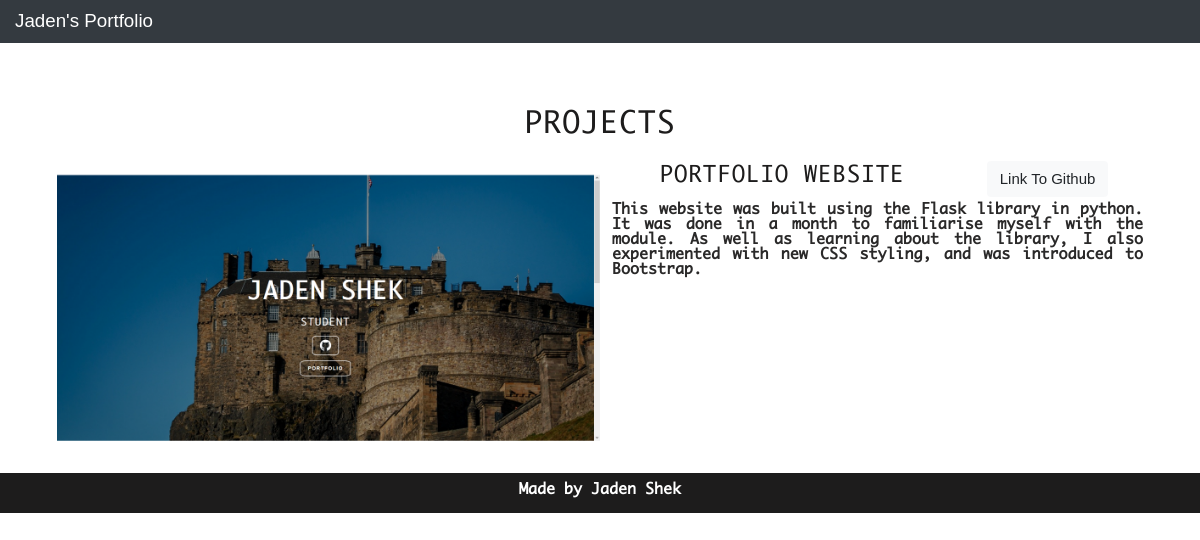
Page /projects on the earlier database version.
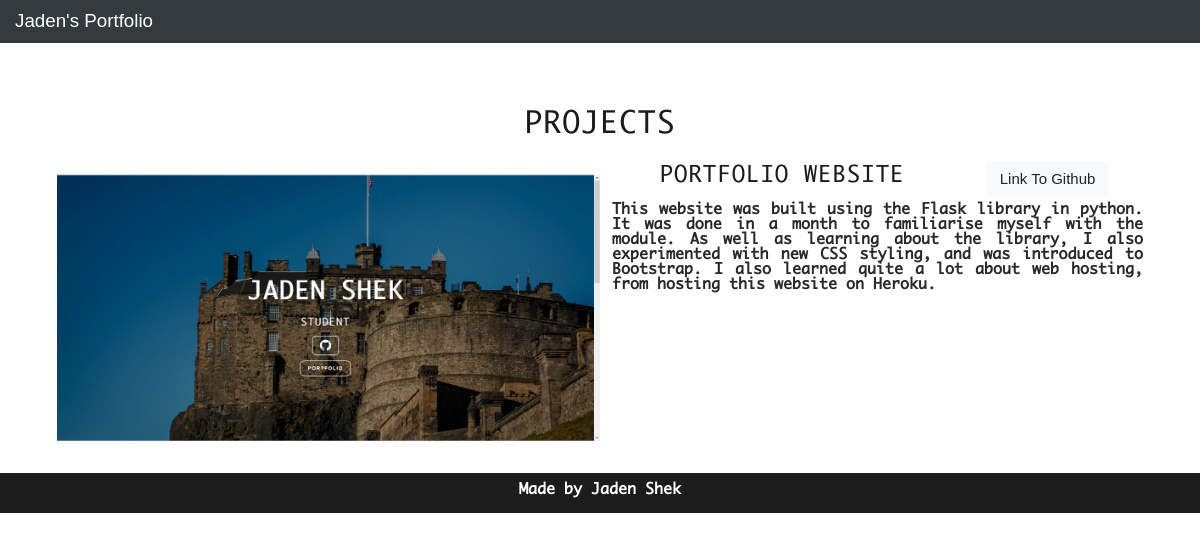
Same page on the later database version.
### portfolio_app/models.py (models this page shows, shortened)
class Portfolio(db.Model):
    __tablename__ = 'portfolio'
    id = db.Column(db.Integer, primary_key=True)
    title = db.Column(db.String(64), index=True, unique=True)
    description = db.Column(db.String(2000), index=True)
    github_link = db.Column(db.String(64), index=True, unique=True)
    author = db.Column(db.Integer, db.ForeignKey('users.id'))
    tags = db.relationship('Portfolio_tags', secondary=project_tags, backref = db.backref("project_tags", lazy=True))
    thumbnails = db.relationship("Portfolio_Media", backref="media", lazy='dynamic')

class Portfolio_Media(db.Model):
    id = db.Column(db.Integer, primary_key=True)
    thumbnail = db.Column(db.String(64), index=True, unique=True, nullable=True)
    project_id = db.Column(db.Integer, db.ForeignKey('portfolio.id'))

### portfolio_app/users/routes.py (the view)
@users.route('/projects')
def projects():
    projects = Portfolio.query.all()
    user=User.query.first()
    my_projects = get_projects(projects)
    return render_template('projects.html', title='My Projects', user=user, projects=my_projects)

### portfolio_app/app_functions/info.py (called while the page is built)
def get_projects(projects):
    if isinstance(projects,list):
        thumbnails = [project.thumbnails for project in projects]
        portfolio_thumbnails = [[media for media in thumbnail] for thumbnail in thumbnails]
        project_list = zip(projects,portfolio_thumbnails)
        return [Project(project.id,project.title,project.description,project.github_link,thumbnails,project.author) for project,thumbnails in project_list]
    thumbnails = [media for media in projects.thumbnails]
    return Project(projects.id,projects.title,projects.description,projects.github_link,thumbnails,projects.author)

### portfolio_app/templates/projects.html (shortened to what this page needs)
{% extends 'layout.html' %}
{% from "macros.html" import display_projects with context %}
{% block content %}
{{display_projects()}}
{% endblock content %}

### portfolio_app/templates/macros.html (shortened to what this page needs)
{% macro display_project(project) %}
<div class="work row">
    <div class="image">
        {% if project.thumbnails %}
            {% if (project.thumbnails)|count > 1 %}
            <div class="carousel slide" data-ride="carousel">
                <div class="carousel-inner">
                <div class="carousel-item active image_item" data-interval='5000'>
                    <img src="{{ url_for('static', filename='thumbnails/'+project.thumbnails[0].thumbnail) }}" alt="Work image">
                </div>
                </div>
            </div>
            {% else %}
            <img src="{{ url_for('static', filename='thumbnails/'+project.thumbnails[0].thumbnail) }}" alt="Work image" width='100%' height='auto'>
            {% endif %}
        {% else %}
        <img src="{{ url_for('static', filename='thumbnails/default.jpg') }}" alt="Work image" width='100%' height='auto'>
        {% endif %}
    </div>
    <div class="work_content">
        <div class='work_heading'>
            <a class='btn btn-heading' href="{{url_for('users.project',project_id=project.id)}}"><h4>{{project.title}}</h4></a>
            <a class='btn btn-light' href="{{project.github_link}}">Link To Github</a>
        </div>
        <p>{{project.description}}</p>
    </div>
</div>
{% endmacro %}
{% macro display_projects() %}
<section id='my_projects' class = 'container'>
    <div class = 'anchor_grid'>
        <a id = "projects" class='nav-skip' href = '' height='5vh'></a>
        <div class="content" style='width:100%'>
            <h2>Projects</h2>
            {% for project in projects %}
                {{display_project(project)}}
            {% endfor %}
        </div>
    </div>
</section>
{% endmacro %}

Differences in the rows shown:
changed Portfolio "PORTFOLIO WEBSITE": description "…was introduced to Bootstrap." → "…was introduced to Bootstrap. I also learned quite a lot about web hosting, from hosting this website on Heroku."
